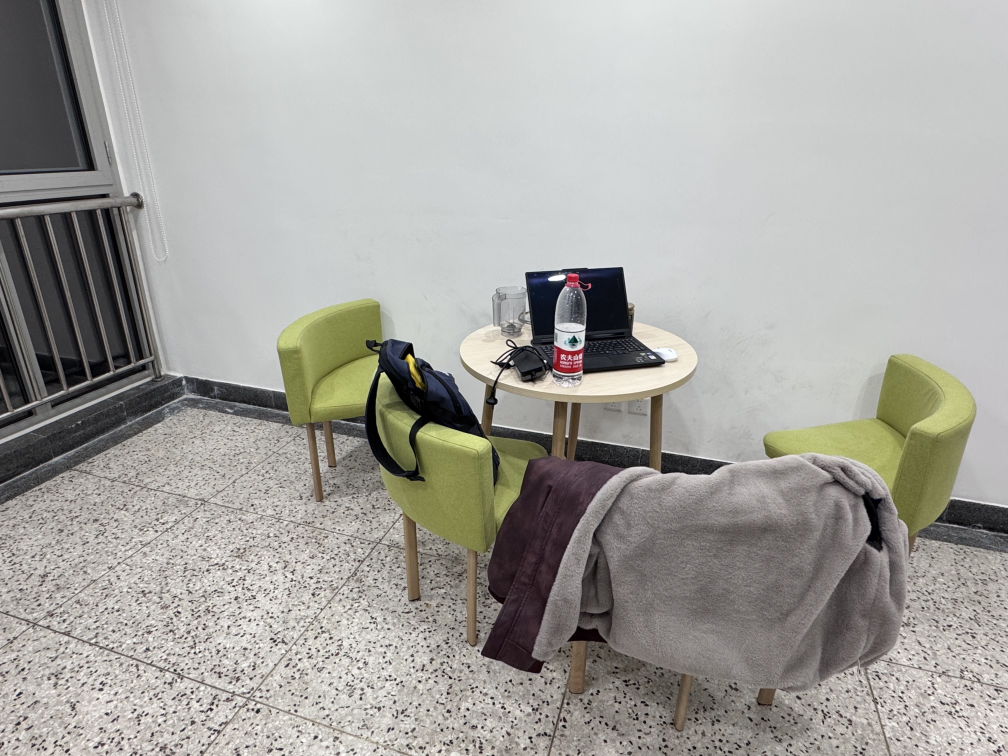
#> input picture Coding/3.2/1-b.jpg, 4032 x 3024 px, given in place of 2-a.jpg, which was not available (shown at 1/4 size)
$ python feature_matching.py
#> lines starting #> are read from the running program, lines starting #| are printed output that depends on the picture; pictures that were not available may be replaced by others from this repository, and a replacement may not be noted
from pathlib import Path

import cv2
import matplotlib.pyplot as plt
import numpy as np


def load_images(path1, path2):
    """Read two images and convert them to grayscale."""
    img1 = cv2.imread(str(path1))
#> img1 is the input picture: shape (3024, 4032, 3); mean B, G, R 158.7, 163.4, 164.7
    img2 = cv2.imread(str(path2))
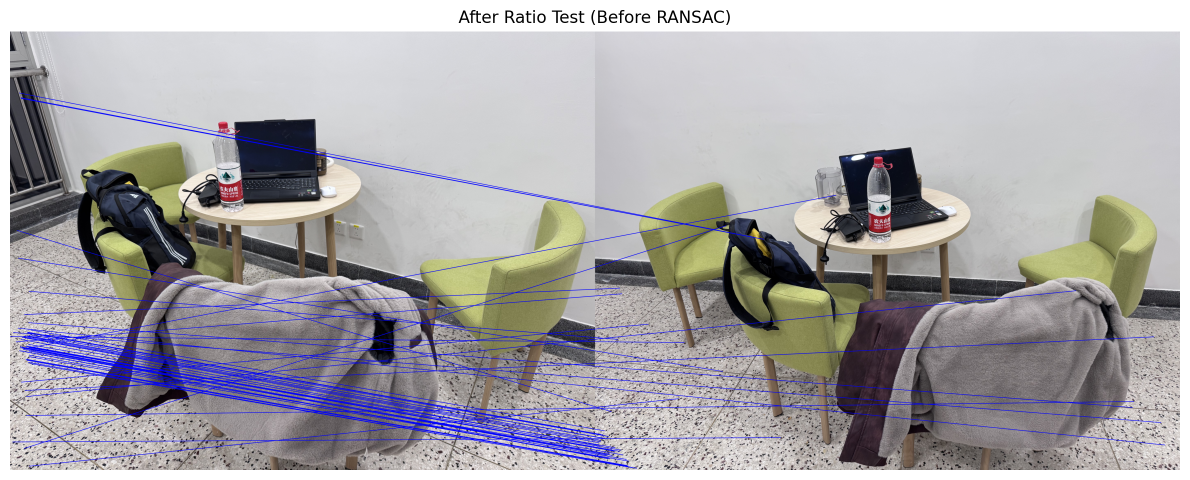
#> input picture Coding/3.2/matches_before_ransac.png, 2379 x 960 px, given in place of 2-b.jpg, which was not available (shown at 1/2 size)
#> img2 is the input picture: shape (960, 2379, 3); mean B, G, R 169.5, 165.7, 168

    if img1 is None or img2 is None:
        raise FileNotFoundError(
            f"Unable to read images:\n  {path1}\n  {path2}\n"
            "Please place two sample images in the same folder as this script "
            "or update the paths in main()."
        )

    gray1 = cv2.cvtColor(img1, cv2.COLOR_BGR2GRAY)
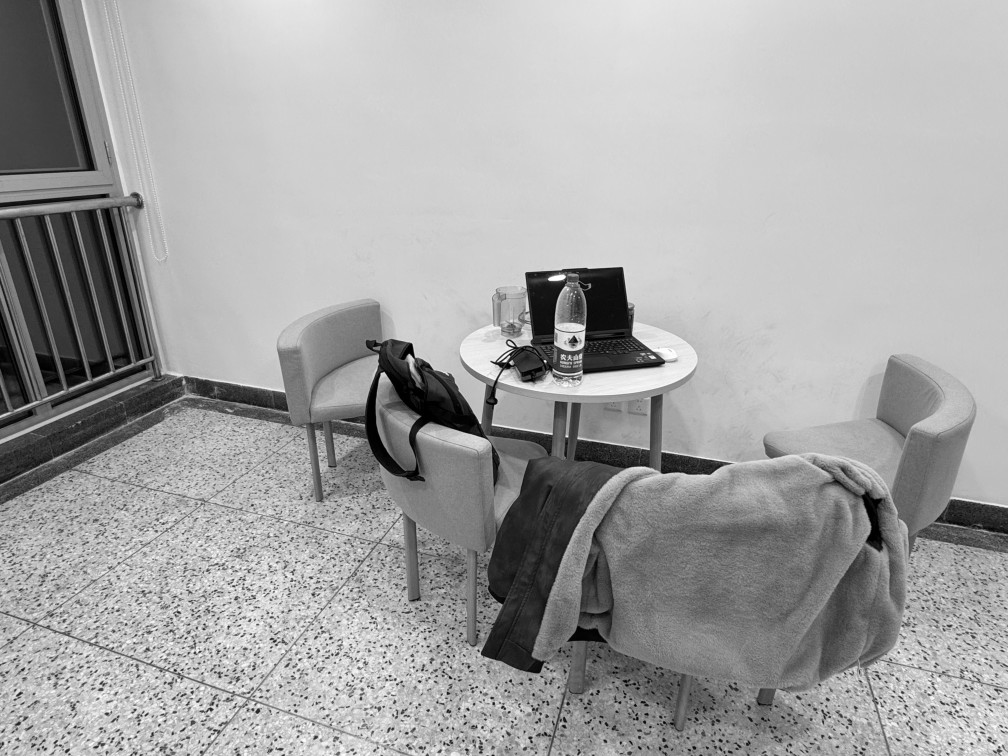
#> gray1: shape (3024, 4032) (shown at 1/4 size); min 0, max 255, mean 163.2
    gray2 = cv2.cvtColor(img2, cv2.COLOR_BGR2GRAY)
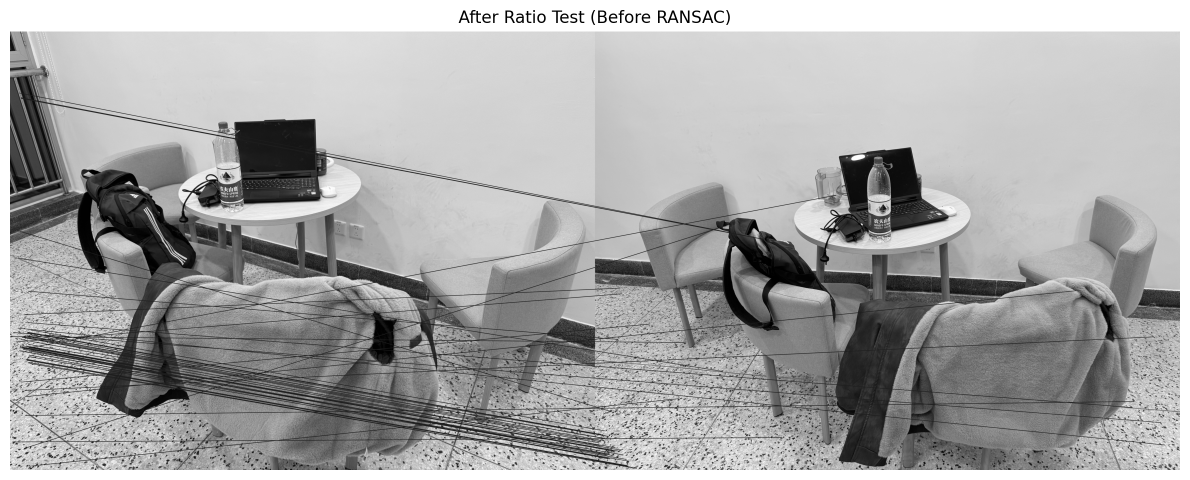
#> gray2: shape (960, 2379) (shown at 1/2 size); min 0, max 255, mean 166.8
    return img1, img2, gray1, gray2


def detect_and_describe(gray_img):
    """Extract SIFT keypoints and descriptors."""
    sift = cv2.SIFT_create()
#> (the run stopped early here; a loop or call above may not have finished)
